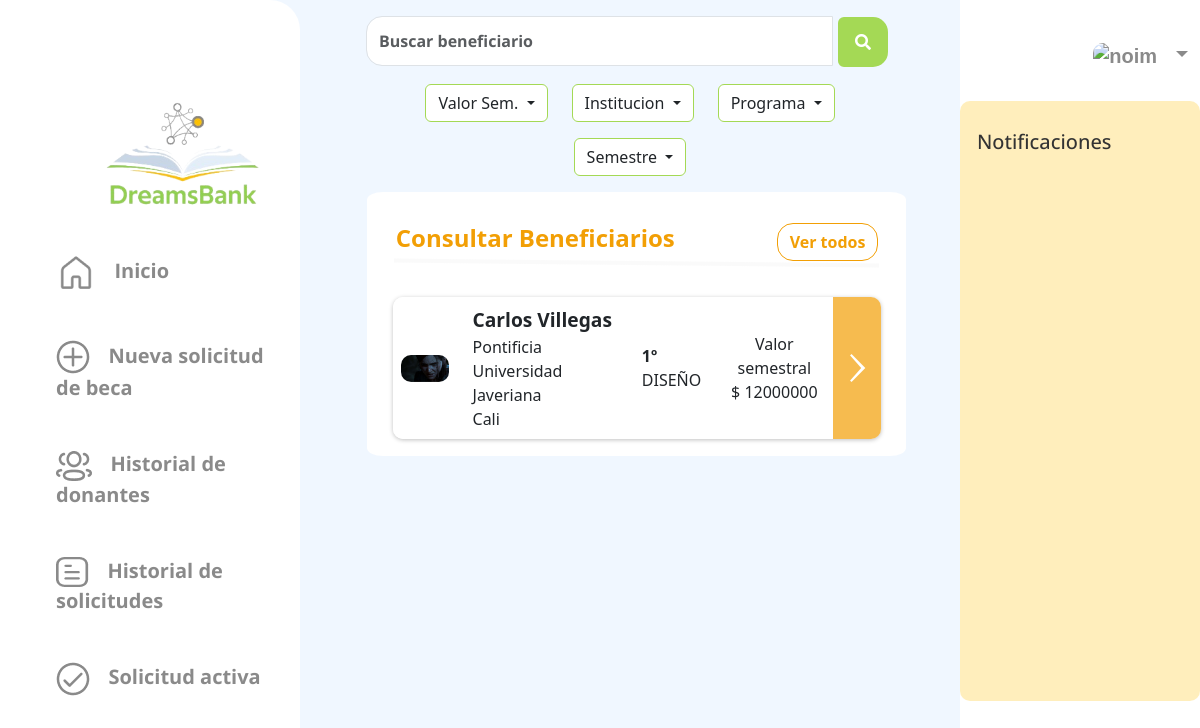
The app's page /scholarships/filterinstitution/3/ with its own data.
### scholarships/models.py (models this page shows, shortened)
class Scholarship(models.Model):
    stratum = models.CharField(max_length=2,null=False)
    photocopy_id = models.FileField(upload_to="files/",null=False, blank=False)
    motivational_letter = models.TextField(max_length=2000,null=False)
    certificate = models.FileField(upload_to="files/",null=False, blank=False)
    value_period = models.IntegerField(null=False)
    icfes_score = models.IntegerField(null=False)
    period_current = models.IntegerField(null=False)
    program_adm = models.CharField(max_length=40,null=False)
    optionsapplication = (('NI','Nuevo Ingreso'),
              ('A','Antiguo'))
    application_type = models.CharField(max_length=40,choices=optionsapplication,null=False)
    optionsstate = (('P','Pendiente'),
                     ('A','Aceptada'),
                     ('R','Rechazada'))
    state = models.CharField(max_length=30,choices=optionsstate,null=False)
    total_periods = models.IntegerField(null=False)
    optionsactive = (('AC','Activo'),
                     ('IN','Inactivo'))
    active = models.CharField(max_length=20,choices=optionsactive,default='Activo',null=False)
    date_application = models.DateTimeField(auto_now_add=True)
    id_user = models.ForeignKey(Beneficiary,null=False,blank=False,on_delete=models.CASCADE)
    institution = models.ForeignKey(Institution,null=False,blank=False, on_delete=models.CASCADE)

### users/models.py (models this page shows, shortened)
class User(AbstractBaseUser, PermissionsMixin):
    username=None
    BENEFICIARY=1
    NATURALDONOR=2
    LEGALDONOR=3
    INSTITUTION=4
    ADMIN=5
    ROLE_CHOICE=(
          (BENEFICIARY, 'Beneficiario'),
          (NATURALDONOR,'Donante natural'),
          (LEGALDONOR,'Donante juridico'),
          (INSTITUTION,'Institución'),
          (ADMIN,'Admin'),
    )
    TI=1
    CC=2
    CE=3
    NIT=4
    IDTYPE_CHOICE= ((TI,'Tarjeta de Identidad'),
                (CC,'Cédula de Ciudadanía'),
                ( CE,'Cédula extranjera'),
                (NIT,'NIT'))
    email = models.EmailField(_("email address"), unique=True)
    name=models.CharField(max_length=100,null=False)
    profilePicture= models.ImageField(upload_to="users",null=True, blank=True)
    idType = models.PositiveSmallIntegerField(choices=IDTYPE_CHOICE,null=False)
    numID = models.CharField(max_length=10,null=False)
    role=models.PositiveSmallIntegerField(choices=ROLE_CHOICE,null=False)
    date_joined = models.DateTimeField(auto_now_add=True)
    last_login= models.DateTimeField(auto_now_add=True)
    created_date = models.DateTimeField(auto_now_add=True)
    modified_date = models.DateTimeField(auto_now_add=True)
    contact = models.CharField(max_length=15)
    notifications = models.ManyToManyField(Notification)
    is_staff = models.BooleanField(default=False)
    is_active = models.BooleanField(default=True)
    is_admin = models.BooleanField(default=False)
    is_superadmin = models.BooleanField(default=False)
    is_superuser = models.BooleanField(default=False)
    date_joined = models.DateTimeField(default=timezone.now)
    USERNAME_FIELD = "email"
    REQUIRED_FIELDS = ['name', 'idType', 'numID', 'role']
    objects = UserManager()

class Institution(User):
    description = models.TextField(max_length=255)
    TYPE_CHOICES = (
        ('Tecnica', 'Tecnica'),
        ('Tecnologica', 'Tecnologica'),
        ('Pregrado', 'Pregrado'),
        ('Posgrado','Posgrado')
    )
    type_institution = models.CharField(
        max_length=255,
        blank = False,
    )
    address = models.CharField(max_length=100)
    city = models.CharField(max_length=70)
    money_donation = models.IntegerField(default=0)
    optionsstate= (('A','Aprobada'),
                     ('P','Pendiente'),
                     ('R','Rechazada'))
    verificationState = models.CharField(max_length=30,choices=optionsstate,null=False, default='P')

### scholarships/views.py (the view)
# urls.py: path("filterinstitution/<int:id>/", views.FilterInstitution.as_view(), name='filterinstitution'),
class FilterInstitution(ListView):
    def get(self, request, id):
        semester = []
        for i in range(1,13):
            semester.append(i)
        intervals = [(0,2000000),(2000001,5000000),(5000001,10000000),(10000001,20000000),(20000000,50000000)]
        actualinst = Institution.objects.get(id=id)
        institutions = Institution.objects.all()
        scholarships = Scholarship.objects.filter(institution=actualinst)
        data = {'scholarships':scholarships,'semesters':semester,'institutions':institutions,'intervals':intervals}
        return render(request,'lookbeneficiaries.html',data)

### scholarships/templates/lookbeneficiaries.html (shortened to what this page needs)
{% extends 'base.html' %} {% load static %}
  {% block content %}
  <link href="https://cdn.jsdelivr.net/npm/bootstrap@5.3.0-alpha3/dist/css/bootstrap.min.css" rel="stylesheet"
 />
  <link rel="stylesheet" href="https://cdnjs.cloudflare.com/ajax/libs/font-awesome/5.15.3/css/all.min.css">
  <link href="{% static '/lookbeneficiaries.css' %}" rel="stylesheet" />
  <link href="{% static '_base_menu.css' %}" rel="stylesheet" />
</head>
<body>
  <div class="container-fluid">
    <form class="d-flex col=lg-12" action="{% url 'scholarships:searchBen' %}" method="post">
      <div class="input-group">
        <input type="text" name="inputsearch" class="form-control custom-input" placeholder="Buscar beneficiario"
          aria-label="Buscar" style="font-weight: bolder;">
        <div class="input-group-append">
          <button style="
      border: none; background-color: transparent;" type="submit">
            <span class="input-group-text search-icon">
              <i class="fas fa-search"></i>
            </span>
          </button>
        </div>
      </div>
    </form>
    <div class="row d-flex justify-content-center">
      <div class="d-flex justify-content-center mt-3" style=" width:auto;">
        <div class="dropdown text-center ">
          <button class="btn dropdown-toggle" type="button" data-bs-toggle="dropdown" aria-expanded="false"
            style="background-color: white; border: 0.5px solid #A4D955;">
            Valor Sem.
          </button>
        </div>
      </div>
      {% if user.role != 4 %}
      <div class="d-flex justify-content-center mt-3" style="width: auto;">
        <div class="dropdown text-center">
          <button class="btn dropdown-toggle" type="button" data-bs-toggle="dropdown" aria-expanded="false"
            style="background-color: white; border: 0.5px solid #A4D955;">
            Institucion
          </button>
        </div>
      </div>
      {% endif %}
      <div class="d-flex justify-content-center mt-3" style=" width: auto;">
        <div class="dropdown text-center">
          <button class="btn dropdown-toggle" type="button" data-bs-toggle="dropdown" aria-expanded="false"
            style="background-color: white; border: 0.5px solid #A4D955;">
            Programa
          </button>
        </div>
      </div>
      <div class=" d-flex justify-content-center mt-3" style=" width: 9.5rem;">
        <div class="dropdown w-100 text-center">
          <button class="btn dropdown-toggle" type="button" data-bs-toggle="dropdown" aria-expanded="false"
            style="background-color: white; border: 0.5px solid #A4D955;">
            Semestre
          </button>
        </div>
      </div>
    </div>
    <div class="row " style="background-color: white;margin-top:1rem; border-radius: 3%; margin-left: 0.2%;">
      <div class="col-lg-8 d-flex">
        <h4 style="color: #F29F05; font-weight: bolder; margin-top: 2rem; margin-left: 5%;">Consultar Beneficiarios</h4>
      </div>
      <div class="col-lg-4 align-self-end d-flex justify-content-end">
        <button class="btn itemall" type="button" aria-expanded="false">
          <a class="text-center itemn " href="{% url 'scholarships:look_beneficiaries' %}"> Ver todos </a>
        </button>
      </div>
      <hr style="border: 2px solid #ECECEC;
      transform: matrix(1, 0.01, 0, 1, 0, 0); width: 90%; margin-left: 5%;">
      <div class="table-responsive" style="width: 95%; margin-left: 2.5%;">
        <table class="table" style="border: transparent;">
          <thead>
            <tr>
              <th></th>
              <th></th>
              <th></th>
              <th></th>
              <th style="width: 2rem"></th>
            </tr>
          </thead>
          <tbody>
            {% if scholarships %}
            {% for x in scholarships %}
            {% if x.active == 'AC' %}
            <tr class="row-spacing align-middle"
              style="height: 7rem; box-shadow:0px 1px 4px rgba(0, 0, 0, 0.25); border-radius: 10px;">
              <td class="align-middle" style="border-top-left-radius: 10px; border-bottom-left-radius: 10px;">
                {% if x.id_user.profilePicture != "" %}
                <img src="/media/{{ x.id_user.profilePicture }}" class="img-fluid" alt="noimage"
                  style="max-width: 3rem; max-height: 3rem; border-radius: 10px; margin-right: 0.5rem;">
                {% else %}
                <img src="/media/users/profile_default.png" class="img-fluid" alt="noimage"
                  style="max-width: 3rem; max-height: 3rem; border-radius: 10px; margin-right: 0.5rem;">
                {% endif %}
              </td>
              <td>
                <div class="row">
                  <div class="col-12" style="font-weight: bolder; font-size: larger;">{{ x.id_user.name|capfirst }}
                  </div>
                  <div class="col-12">{{ x.institution.name }}</div>
                  <div class="col-12">{{ x.institution.city }}</div>
                </div>
              </td>
              <td>
                <div class="row ">
                  <div class="col-12" style="font-weight: 700;">{{ x.period_current }}º</div>
                  <div class="col-12">{{ x.program_adm }}</div>
                </div>
              </td>
              <td>
                <div class="row my-auto">
                  <div class="col-12 text-center">Valor semestral</div>
                  <div class="col-12 text-center">$ {{ x.value_period }}</div>
                </div>
              </td>
              <td
                style="background-color: rgba(242, 159, 5, 0.7); border-top-right-radius: 10px; border-bottom-right-radius: 10px;"
                class="align-middle">
                <div class="d-flex align-items-center justify-content-center">
                  <button type="submit" class="btn btn-link p-0" style=" border: none;" name="viewBeneficiaryDetails"
                    data-scholarship-id="{{ x.id_user.name }}">
                    <a href="{% url 'scholarships:showdetailsbeneficiary' id=x.id %}">
                      <img src="/media/images/Forward.png" class="img-fluid" alt="noimage"
                        style="max-width: 3rem; max-height: 3rem;">
                    </a>
                  </button>
                </div>
              </td>
            </tr>
            {% endif %}
            {% endfor %}
            {% endif %}
          </tbody>
        </table>
      </div>
    </div>
  </div>
  {% endblock %}

### static/css/_base_menu.css (style rules this page uses)
body { background-color: #F0F7FF; }

### static/css/lookbeneficiaries.css (style rules this page uses)
.search-icon { background-color: #A4D955; border: none; color: white; border-top-right-radius: 100%; border-bottom-right-radius: 100%; cursor: pointer; height: 50px; }
.search-icon i { padding: 5px; }
.custom-input { height: 50px; font-family: 'Open Sans', sans-serif; border-radius: 1rem; }

### scholarships/templates/lookbeneficiaries.html (style rules this page uses)
.itemall { background-color: white; border: 1px solid #F29F05; border-radius: 1rem; margin-right: 10%; }
.itemn { color: #F29F05; font-weight: 600; text-decoration: none; }
.search-icon { background-color: #A4D955; border: none; color: white; border-top-right-radius: 30%; border-bottom-right-radius: 30%; cursor: pointer; height: 50px; }
.search-icon i { padding: 5px; }
.custom-input { height: 50px; font-family: 'Open Sans', sans-serif; border-radius: 1rem; }
.row-spacing { margin-bottom: 1rem; }

### records on screen
Scholarship: id_user.profilePicture (picture), id_user.name "Carlos Villegas", institution.name "Pontificia Universidad Javeriana", institution.city "Cali", period_current "1", program_adm "DISEÑO", value_period "12000000"
